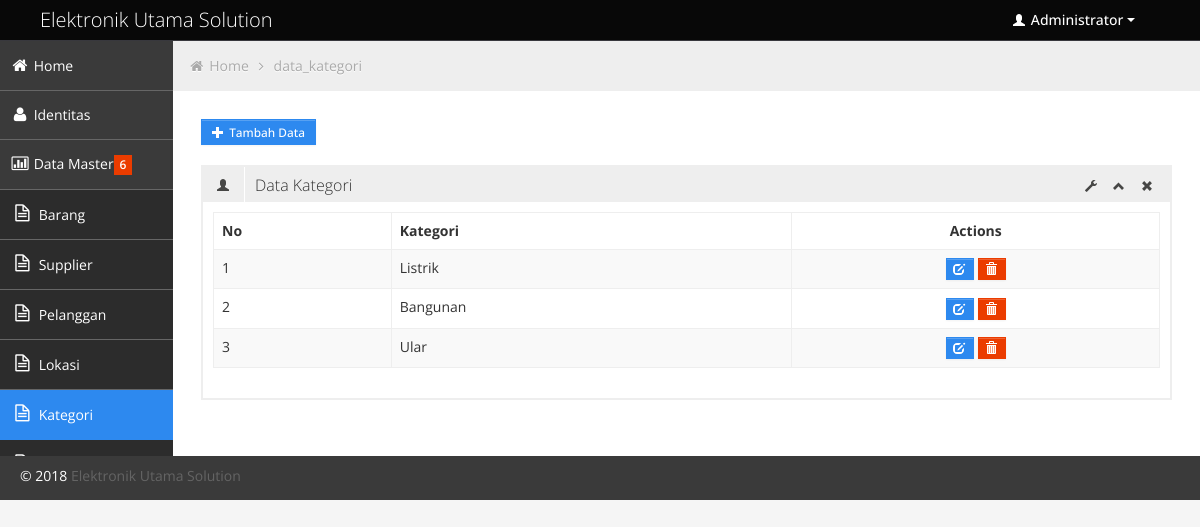
Page /index.php?halaman=data_kategori (signed in) on the committed database.
### tables this page shows
CREATE TABLE `identitas` (
  `id_identitas` int(3) NOT NULL AUTO_INCREMENT,
  `nama_identitas` varchar(100) NOT NULL,
  `alamat` varchar(30) NOT NULL,
  `telp` varchar(12) NOT NULL,
  `keterangan` varchar(30) NOT NULL,
  PRIMARY KEY (`id_identitas`)
);

CREATE TABLE `kategori` (
  `kategori_id` tinyint(3) NOT NULL AUTO_INCREMENT,
  `nama_kategori` varchar(25) DEFAULT NULL,
  PRIMARY KEY (`kategori_id`)
);

### index.php (the view, shortened to what this page needs)
<?php
$idn=mysql_fetch_array(mysql_query("SELECT * FROM identitas WHERE id_identitas='1'"));
$tahun=date(Y);
$hal=$_GET['halaman'];
if (isset($_SESSION['level']) && isset($_SESSION['username']))
{
?>
<!DOCTYPE html>
<html lang="en">
<head>
	<link id="bootstrap-style" href="css/bootstrap.min.css" rel="stylesheet">
	<link href="css/bootstrap-responsive.min.css" rel="stylesheet">
	<link id="base-style" href="css/style.css" rel="stylesheet">
	<link id="base-style-responsive" href="css/style-responsive.css" rel="stylesheet">
</head>
<body>
<?php include "header.php"; ?>
		<div class="container-fluid-full">
		<div class="row-fluid">
			<?php include "menu.php"; ?>
			<div id="content" class="span10">
			<ul class="breadcrumb">
				<li>
					<i class="icon-home"></i>
					<a href="index.php?halaman=home">Home</a>
					<i class="icon-angle-right"></i>
				</li>
				<li><a href="#"><?php echo $hal.""; ?></a></li>
			</ul>
			<?php
		require_once $hal.".php";
	?>
	</div>
		</div>
		</div>
	<footer>
		<p>
			<span style="text-align:left;float:left">&copy; <?php echo"$tahun";?> <a href="#" alt="<?php echo"$idn[nama_identitas]";?>"><?php echo"$idn[nama_identitas]";?></a></span>
		</p>
	</footer>
</body>
</html>
<?php
}
else
{
	lompat_ke("form_login.php");
}
?>

### header.php (shortened to what this page needs)
<div class="navbar">
	<div class="navbar-inner">
		<div class="container-fluid">
			<a class="brand" href="index.html"><span><?php echo"$idn[nama_identitas]";?></span></a>
			<div class="nav-no-collapse header-nav">
				<ul class="nav pull-right">
					<li class="dropdown">
						<a class="btn dropdown-toggle" data-toggle="dropdown" href="#">
							<i class="halflings-icon white user"></i> Administrator
							<span class="caret"></span>
						</a>
					</li>
				</ul>
			</div>
		</div>
	</div>
</div>

### data_kategori.php (shortened to what this page needs)
<a href='index.php?halaman=form_data_master&kode=kategori_insert' class='btn btn-small btn-primary'>
   <i class="halflings-icon white plus"></i> <span>Tambah Data</span>
   </a>
   <br/>
   <br/>
<div class='row-fluid sortable'>
				<div class='box span12'>
					<div class='box-header' data-original-title>
						<h2><i class='halflings-icon user'></i><span class='break'></span>Data Kategori</h2>
						<div class='box-icon'>
							<a href='#' class='btn-setting'><i class='halflings-icon wrench'></i></a>
							<a href='#' class='btn-minimize'><i class='halflings-icon chevron-up'></i></a>
							<a href='#' class='btn-close'><i class='halflings-icon remove'></i></a>
						</div>
					</div>
					<div class='box-content'>
						<table class='table table-striped table-bordered bootstrap-datatable datatable'>
						  <thead>
							  <tr>
								  <th>No</th>
								  <th>Kategori</th>
								  <th><center>Actions</center></th>
							  </tr>
						  </thead>
						  <tbody>
							<?php
		$qtmpil_barang="select * from kategori order by kategori_id asc";
		$qp_brg=mysql_query($qtmpil_barang);
		$no=1;
		while($row1=mysql_fetch_array($qp_brg)){ ?>
		<tr><td><?php echo "$no"; ?></td>
          <td><?php echo "$row1[nama_kategori]"; ?></td>
          <td><center><?php echo "<a class='btn btn-mini btn-primary' href=index.php?halaman=form_ubah_data&kode=kategori_update&id=$row1[kategori_id]>"; ?>
          	 <i class='halflings-icon white edit'></i>
			 <?php echo "</a> ";
			 echo "<a class='btn btn-mini btn-danger' href='proses.php?proses=kategori_delete&id=$row1[kategori_id]'>"; ?>
          	 <i class='halflings-icon white trash'></i>
			 <?php echo "</a>";
          echo"</center></td>
							</tr>";
							$no++;}?>
						  </tbody>
					  </table>
					</div>
				</div>
			</div>

### css/style-responsive.css (style rules this page uses)
@media (min-width: 1200px) { .container-fluid-full { overflow: hidden; position: relative; height: 100%; } }
@media (min-width: 1200px) { #content { width: 85.578%; padding: 28px; margin: 0px 0px; margin-left: 14.422% !important; } }
@media (min-width: 1200px) { footer { margin: 0px 0px 0px 0px; padding: 10px 20px; } }

### css/halflings.css (style rules this page uses)
html, html .halflings { -webkit-font-smoothing: antialiased !important; }
.halflings-icon { display: inline-block; width: 14px; height: 14px; line-height: 14px; vertical-align: text-top; background-image: url(../img/glyphicons_halflings.svg); background-position: 0 0; background-repeat: no-repeat; vertical-align: top; *display: inline; *zoom: 1; *margin-right: .3em; }
.halflings-icon.white { background-image: url(../img/glyphicons_halflings-white.svg); }
.halflings-icon.user { background-position: -168px 0; }
.halflings-icon.remove { background-position: -312px 0; }
.halflings-icon.trash { background-position: -456px 0; }
.halflings-icon.edit { background-position: -96px -72px; }
.halflings-icon.plus { background-position: -408px -96px; }
.halflings-icon.chevron-up { background-position: -288px -120px; }
.halflings-icon.wrench { background-position: -360px -144px; }

### rows in the picture
identitas: nama_identitas "Elektronik Utama Solution"
kategori: nama_kategori "Listrik"
kategori: nama_kategori "Bangunan"
kategori: nama_kategori "Ular"

### other values in the picture
$hal "data_kategori"
$tahun "2018"
